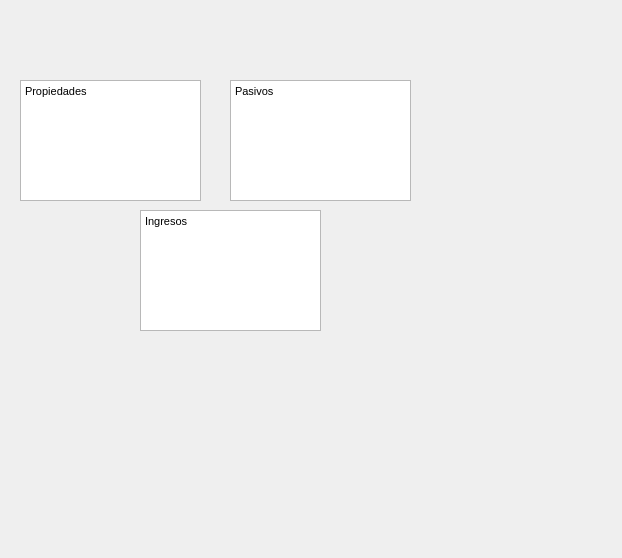
<?xml version="1.0" encoding="UTF-8"?>
<ui version="4.0">
 <class>Principal</class>
 <widget class="QWidget" name="Principal">
  <property name="geometry">
   <rect>
    <x>0</x>
    <y>0</y>
    <width>622</width>
    <height>558</height>
   </rect>
  </property>
  <property name="windowTitle">
   <string>Declaracion de Renta</string>
  </property>
  <widget class="QTextBrowser" name="textBrowser">
   <property name="geometry">
    <rect>
     <x>20</x>
     <y>80</y>
     <width>181</width>
     <height>121</height>
    </rect>
   </property>
   <property name="html">
    <string>&lt;!DOCTYPE HTML PUBLIC &quot;-//W3C//DTD HTML 4.0//EN&quot; &quot;http://www.w3.org/TR/REC-html40/strict.dtd&quot;&gt;
&lt;html&gt;&lt;head&gt;&lt;meta name=&quot;qrichtext&quot; content=&quot;1&quot; /&gt;&lt;style type=&quot;text/css&quot;&gt;
p, li { white-space: pre-wrap; }
&lt;/style&gt;&lt;/head&gt;&lt;body style=&quot; font-family:'MS Shell Dlg 2'; font-size:8.25pt; font-weight:400; font-style:normal;&quot;&gt;
&lt;p style=&quot; margin-top:0px; margin-bottom:0px; margin-left:0px; margin-right:0px; -qt-block-indent:0; text-indent:0px;&quot;&gt;Propiedades&lt;/p&gt;&lt;/body&gt;&lt;/html&gt;</string>
   </property>
  </widget>
  <widget class="QTextBrowser" name="textBrowser_2">
   <property name="geometry">
    <rect>
     <x>230</x>
     <y>80</y>
     <width>181</width>
     <height>121</height>
    </rect>
   </property>
   <property name="html">
    <string>&lt;!DOCTYPE HTML PUBLIC &quot;-//W3C//DTD HTML 4.0//EN&quot; &quot;http://www.w3.org/TR/REC-html40/strict.dtd&quot;&gt;
&lt;html&gt;&lt;head&gt;&lt;meta name=&quot;qrichtext&quot; content=&quot;1&quot; /&gt;&lt;style type=&quot;text/css&quot;&gt;
p, li { white-space: pre-wrap; }
&lt;/style&gt;&lt;/head&gt;&lt;body style=&quot; font-family:'MS Shell Dlg 2'; font-size:8.25pt; font-weight:400; font-style:normal;&quot;&gt;
&lt;p style=&quot; margin-top:0px; margin-bottom:0px; margin-left:0px; margin-right:0px; -qt-block-indent:0; text-indent:0px;&quot;&gt;Pasivos&lt;/p&gt;&lt;/body&gt;&lt;/html&gt;</string>
   </property>
  </widget>
  <widget class="QTextBrowser" name="textBrowser_3">
   <property name="geometry">
    <rect>
     <x>140</x>
     <y>210</y>
     <width>181</width>
     <height>121</height>
    </rect>
   </property>
   <property name="html">
    <string>&lt;!DOCTYPE HTML PUBLIC &quot;-//W3C//DTD HTML 4.0//EN&quot; &quot;http://www.w3.org/TR/REC-html40/strict.dtd&quot;&gt;
&lt;html&gt;&lt;head&gt;&lt;meta name=&quot;qrichtext&quot; content=&quot;1&quot; /&gt;&lt;style type=&quot;text/css&quot;&gt;
p, li { white-space: pre-wrap; }
&lt;/style&gt;&lt;/head&gt;&lt;body style=&quot; font-family:'MS Shell Dlg 2'; font-size:8.25pt; font-weight:400; font-style:normal;&quot;&gt;
&lt;p style=&quot; margin-top:0px; margin-bottom:0px; margin-left:0px; margin-right:0px; -qt-block-indent:0; text-indent:0px;&quot;&gt;Ingresos&lt;/p&gt;
&lt;p style=&quot;-qt-paragraph-type:empty; margin-top:0px; margin-bottom:0px; margin-left:0px; margin-right:0px; -qt-block-indent:0; text-indent:0px;&quot;&gt;&lt;br /&gt;&lt;/p&gt;&lt;/body&gt;&lt;/html&gt;</string>
   </property>
  </widget>
 </widget>
 <resources/>
 <connections/>
</ui>
